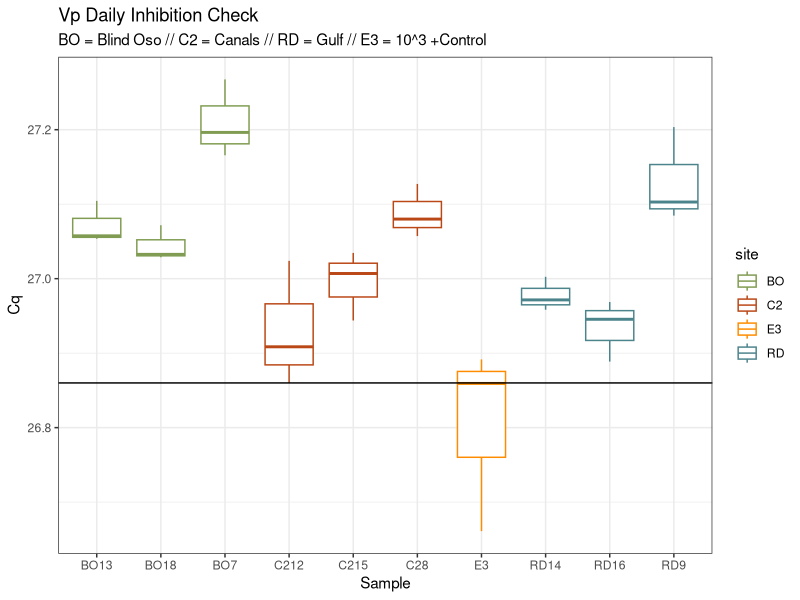

Here is the R script that generated this plot:
## ---- chunk 1
library(here)
library(tidyverse)
library(lubridate)
## ---- chunk 2
vp<- read_csv(here("data", "raw_data","qpcr", "vp","vp_daily_inh.csv"))
## ---- chunk 3
vp<- vp %>%
  mutate(site = substr(Sample, 1,2)) %>% #Make Site column
  filter(!Content %in% "NTC",
         Fluor %in% "HEX") %>% #Take out NTC
  select(site, Cq, Sample) #Select colummns of interest
## ---- chunk 4
vp %>%
  ggplot() + geom_boxplot(
    aes(x = Sample,
        y = Cq,
        color = site)) +
  geom_hline(yintercept = 26.86)+
  theme_bw()+
  labs(
    title= "Vp Daily Inhibition Check",
    subtitle = "BO = Blind Oso // C2 = Canals // RD = Gulf // E3 = 10^3 +Control")+
  theme(
    plot.caption = element_text(hjust = 0)) +
  scale_color_manual(values = c("BO" = "#809C52",
                                "C2" = "#ba4716",
                                "RD" = "#4c848c",
                                "E3" = "darkorange"))
